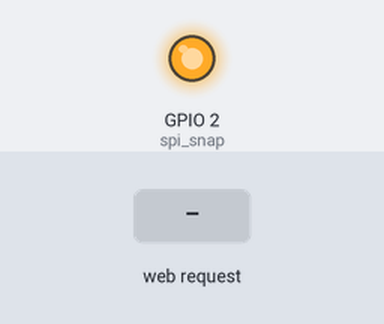
Recording of a sketch running on a simulated ESP8266 (NodeMCU). Shown: output pins drawn as LEDs (lit = HIGH). The inputs (shaded band) are chosen by the test bench. WiFi joins after 1.5 s; servers stay silent unless stated; uploads are accepted with an empty reply; storage starts empty; pins used as bus, display or sensor lines are not drawn; what the sketch prints to the serial monitor is not drawn.

Above: at 2.7 s.
2.8 s: HTTP request GET /capture received
At 3.2 s:
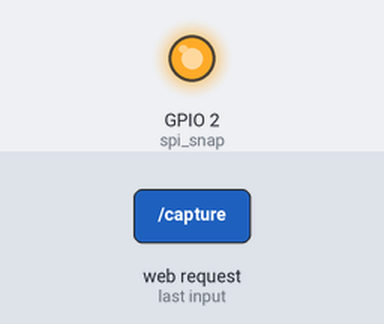
4.3 s: HTTP request GET /send received
At 5.1 s:
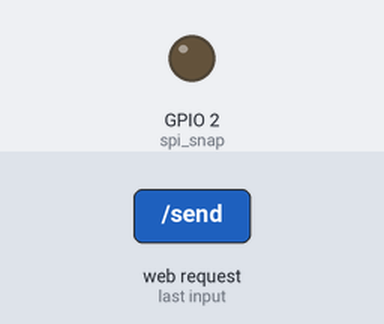
Timing chart, 0 to 7.3 s (numbered marks = the images above; inputs shaded):
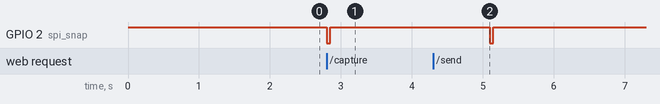

The sketch:

openmv_spi_cam.ino
```cpp
#include <SPI.h>
#include <ESP8266WiFi.h>
#include <ESP8266WiFiMulti.h>
#include <WiFiClient.h>
#include <ESP8266WebServer.h>
#include <ESP8266HTTPClient.h>
#include <WiFiClientSecureBearSSL.h>
#include "FS.h"

//https://github.com/dmainmon/ArduCAM-mini-ESP8266-12E-Camera-Server/blob/master/ArduCam_ESP8266_FileCapture.ino

/*
    GPIO    NodeMCU   Name  |   openmv
   ===================================
 GPIO16       D0      SS   |   P3  (PB12) 26
 GPIO13       D7      MOSI  |   P0  (PB15) 23
 GPIO12       D6      MISO  |   P1  (PB14) 24
 GPIO14       D5      SCK   |   P2  (PB13) 25
 GPIO2        D4 指令信号(低触发)  (P7)
   GND                          GND 22
 本版本改成适合openmv4的引脚，同时ip变成了1.41
 编译设置：Flash size:4M (3M SPIFFS)
*/

int spi_ss=16;   //D0
int spi_snap=2 ; //D4

File file;
bool filewriteok = false;
char *   recordfile = "/openmv.jpg";
ESP8266WebServer server(80);

uint8_t file_buff[1024 * 30]; //用于缓存JPG文件  30k足够，40k易重启
int32_t file_buff_len = 0;
boolean work_flag = false;
int32_t jpg_len = 0;
const uint8_t fingerprint[20] = {0x40, 0xaf, 0x00, 0x6b, 0xec, 0x90, 0x22, 0x41, 0x8e, 0xa3, 0xad, 0xfa, 0x1a, 0xe8, 0x25, 0x41, 0x1d, 0x1a, 0x54, 0xb3};
ESP8266WiFiMulti WiFiMulti; // added

/*
  esp8266做webserver 不支持多线程并发
  esp8266兼网页服务器, 每隔5-10秒会卡1-2秒，原因不明,如果esp8266只实现socket传图，可能效果会更好
  带可外接天线的esp8266 用不了，原因不明，可能芯片不一样，
  天线没有增加稳定性
  1.因为spi传输数据非常快，如果传过来实时wifi传输，会造成数据丢失.
  2.如果暂时存在SPIFFS,速度也跟不上,所以最终用内存缓存，待数据收集完成再统一wifi发送
  速度 0.4秒/张  17kb
  http://192.168.1.41/capture
  http://192.168.1.41/stream
*/

int32_t rece_spi()
{
  //int32_t rece_num = 0;
  byte val = 0;
  jpg_len=0;
  digitalWrite(spi_ss, LOW);
  delay(1); // Give the OpenMV Cam some time to setup to send data.
  //非阻塞式
  val = SPI.transfer(1);
  if ( val == 85) { // saw sync char?
    SPI.transfer(&jpg_len, 4); // get stream length
    //Serial.print();
    Serial.println(String("len=") + String(jpg_len));
    if (jpg_len)
      SPI.transfer(&file_buff, jpg_len);
    Serial.println("transfer ok");
    file_buff[jpg_len] = 0;
  }
  digitalWrite(spi_ss, HIGH);
  delay(1); // Don't loop to quickly.
  return jpg_len;
}

//读取图像命令
bool do_cmd(WiFiClient client, String cmd)
{

  if (work_flag == true)
    return true;

  work_flag = true;

  unsigned long starttime = 0;
  unsigned long stoptime = 0;
  bool sendok = false;
  uint32_t read_len = 0;

  //触发一下抓图
  digitalWrite(spi_snap, LOW);
  delay(50);
  digitalWrite(spi_snap, HIGH);


  starttime = millis() / 1000;
  file_buff_len = 0;

  //2秒内收不到85信息，则放弃
  while (true)
  {
    yield();
    stoptime = millis() / 1000;
    //2秒内无数据，则认为数据读完
    if (stoptime - starttime > 2)
    {
      Serial.println("timeout");
      break;
    }
    file_buff_len = rece_spi();
    if (file_buff_len > 0)
      break;

    delay(100);
     Serial.print(".");
  }


  //检查文件读入是否正确
  if (file_buff_len > 0 && client.connected()  )
  {
    client.write("HTTP/1.1 200 OK\r\n" \
                "Server: OpenMV\r\n" \
                "Content-Type: image/jpeg\r\n\r\n");
    client.write(file_buff , file_buff_len);
    if (filewriteok == false)
    {
      file = SPIFFS.open(recordfile, "w");
      file.write(file_buff , file_buff_len);
      file.close();
      filewriteok = true;
    }
    sendok = true;

     Serial.println("data transfer checked");
  }


  //如果没成功获取图片文件，发送每一次有效的文件
  //如果不这样处理的话，IE显示图片会中断！
  if (client.connected() && sendok == false && filewriteok)
  {
    file = SPIFFS.open(recordfile, "r");
    while (file.available() > 0) {
      read_len = file.read(file_buff, 512);
      if (read_len > 0)
      {
        client.write(file_buff, read_len);
      }
    }
    file.close();

    Serial.print("read from SPIFFS\n");
  }

  work_flag = false;

  Serial.print("return success\n");
  return sendok;
}

void sendHttp(){
    WiFiClient client;
    //std::unique_ptr<BearSSL::WiFiClientSecure>client(new BearSSL::WiFiClientSecure);
    //client->setFingerprint(fingerprint);
    //client->setInsecure();
    HTTPClient http;

    Serial.print("[HTTP] begin...\n");
    // configure traged server and url
    //if (http.begin(client, "https://wdrd6suw5h.execute-api.us-east-1.amazonaws.com/test/test")) {  // HTTP
    if (http.begin(client, "http://34.224.215.216:5001/")) {  // HTTP
      //http.addHeader("Content-Type", "image/jpeg"); // "application/json"

      Serial.print("[HTTP] POST...\n");
      // start connection and send HTTP header and body
      int httpCode = http.POST(file_buff , file_buff_len); // this would work
      //httpCode = http.POST("{\"hello\":\"world\"}");
      //int httpCode = http.GET();

      // httpCode will be negative on error
      if (httpCode > 0) {
        // HTTP header has been send and Server response header has been handled
        Serial.printf("[HTTP] POST... code: %d\n", httpCode);

        // file found at server
        if (httpCode == HTTP_CODE_OK || httpCode == HTTP_CODE_MOVED_PERMANENTLY) {
          String payload = http.getString();
          Serial.println(payload);
        }
      } else {
        Serial.printf("[HTTP] POST... failed, error: %s\n", http.errorToString(httpCode).c_str());
      }

    http.end();
    } else {
      Serial.printf("[HTTPS] Unable to connect\n");
    }
}

void connectWifi()
{
  WiFi.mode(WIFI_STA);

  WiFiMulti.addAP("SSID", "PASSCODE");
  while ((!(WiFiMulti.run() == WL_CONNECTED))) {
    delay(500);
    Serial.print("..");
  }

  Serial.println("");
  Serial.println("WiFi connected");
  Serial.println("IP address: ");
  Serial.println(WiFi.localIP());
}


/////////////////////////////////////////////
// 返回单张图片
/////////////////////////////////////////////
void serverCapture() {
  Serial.println("Capture command received!");
  WiFiClient client = server.client();
  do_cmd(client, "");
}

/////////////////////////////////////////////
// 返回图片流
/////////////////////////////////////////////
void serverStream() {
  WiFiClient client = server.client();
  String response = "HTTP/1.1 200 OK\r\n";
  response += "Content-Type: multipart/x-mixed-replace; boundary=frame2019\r\n\r\n";
  server.sendContent(response);
  while (client.connected()) {
    //sendContent 原理：
    //https://www.xuebuyuan.com/zh-tw/1462571.html
    response = "--frame2019\r\n";
    response += "Content-Type: image/jpeg\r\n\r\n";
    server.sendContent(response);
    do_cmd(client, "");
    //传图时,每隔5-10秒会停顿1-2秒，原因不明，加delay不管用
    // delay(50);
  }
}

/////////////////////////////////////////////
// 由http request引起的将照片传输到server
/////////////////////////////////////////////
bool serverSend(){
  Serial.println("Send pic command received!");
  WiFiClient client = server.client();

  if (work_flag == true)
    return true;

  work_flag = true;

  unsigned long starttime = 0;
  unsigned long stoptime = 0;
  bool sendok = false;
  uint32_t read_len = 0;

  //触发一下抓图
  digitalWrite(spi_snap, LOW);
  delay(50);
  digitalWrite(spi_snap, HIGH);


  starttime = millis() / 1000;
  file_buff_len = 0;

  //2秒内收不到85信息，则放弃
  while (true)
  {
    yield();
    stoptime = millis() / 1000;
    //2秒内无数据，则认为数据读完
    if (stoptime - starttime > 2)
    {
      Serial.println("timeout");
      break;
    }
    file_buff_len = rece_spi();
    if (file_buff_len > 0)
      break;

    delay(100);
     Serial.print(".");
  }


  //检查文件读入是否正确
  if (file_buff_len > 0 && client.connected()  )
  {
    client.write("HTTP/1.1 200 OK\r\n");

    if (filewriteok == false)
    {
      file = SPIFFS.open(recordfile, "w");
      file.write(file_buff , file_buff_len);
      file.close();
      filewriteok = true;
    }
    sendok = true;

   Serial.println("data transfer checked");
  }
  sendHttp(); // moved to here
  work_flag = false;
  Serial.print("return success\n");
  return sendok;
}

void handleNotFound() {
  String ipStr = WiFi.localIP().toString();
  String message = "<html><head>\n";
  message += "</head><body>\n";
  message += "<form >";
  message += "<h1>ESP8266-12E Arducam Mini</h1>\n";
  message += "<div><h2>Video Streaming</h2></div> \n";
  message += "<div><a  href=\"http://" + ipStr + "/capture\"  > capture </a></div>\n";
  message += "<div><a  href=\"http://" + ipStr + "/stream\"  > stream </a></div>\n";


  message += "</form> \n";
  message += "</body></html>\n";
  server.send(200, "text/html", message);
}


void setup() {

  pinMode(spi_snap, OUTPUT);
  digitalWrite(spi_snap, HIGH);

  Serial.begin(115200);
  pinMode(spi_ss, OUTPUT);
  SPI.begin();
  SPI.setBitOrder(MSBFIRST);
  SPI.setClockDivider(SPI_CLOCK_DIV16);
  SPI.setDataMode(SPI_MODE0);


  connectWifi();
  SPIFFS.begin();
  filewriteok = false;
  if (SPIFFS.exists(recordfile))
  {
    SPIFFS.remove(recordfile);
    //Serial.println(String(recordfile) + " remove");
  }

  server.on("/capture", HTTP_GET, serverCapture);
  server.on("/stream", HTTP_GET, serverStream);
  server.on("/send", HTTP_GET, serverSend); // add api for send data to server

  server.onNotFound(handleNotFound);
  server.begin();
  Serial.println("Server started");
}

void loop() {
  server.handleClient();
}
```

Measured:
- after the input at 2.8 s, GPIO 2 (spi_snap): HIGH → LOW at once, → HIGH 0.05 s later
- after the input at 4.3 s, GPIO 2 (spi_snap): HIGH → LOW after 0.80 s, → HIGH 0.05 s later
